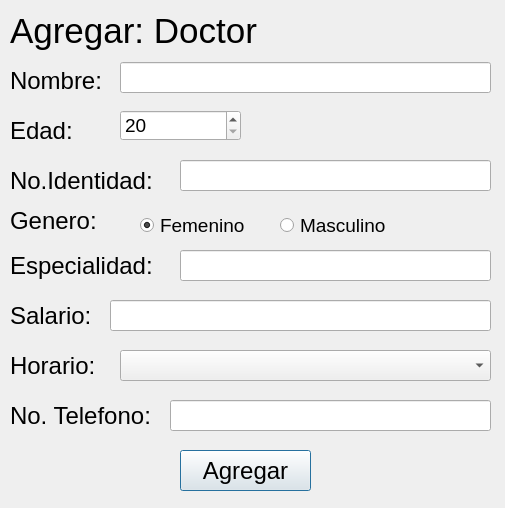
<?xml version="1.0" encoding="UTF-8"?>
<ui version="4.0">
 <class>Doc</class>
 <widget class="QDialog" name="Doc">
  <property name="geometry">
   <rect>
    <x>0</x>
    <y>0</y>
    <width>505</width>
    <height>508</height>
   </rect>
  </property>
  <property name="windowTitle">
   <string>Agregar</string>
  </property>
  <widget class="QLabel" name="label">
   <property name="geometry">
    <rect>
     <x>10</x>
     <y>10</y>
     <width>291</width>
     <height>41</height>
    </rect>
   </property>
   <property name="font">
    <font>
     <pointsize>26</pointsize>
    </font>
   </property>
   <property name="text">
    <string>Agregar: Doctor</string>
   </property>
  </widget>
  <widget class="QLabel" name="label_2">
   <property name="geometry">
    <rect>
     <x>10</x>
     <y>70</y>
     <width>101</width>
     <height>21</height>
    </rect>
   </property>
   <property name="font">
    <font>
     <pointsize>18</pointsize>
    </font>
   </property>
   <property name="text">
    <string>Nombre:</string>
   </property>
  </widget>
  <widget class="QLabel" name="label_3">
   <property name="geometry">
    <rect>
     <x>10</x>
     <y>120</y>
     <width>101</width>
     <height>21</height>
    </rect>
   </property>
   <property name="font">
    <font>
     <pointsize>18</pointsize>
    </font>
   </property>
   <property name="text">
    <string>Edad:</string>
   </property>
  </widget>
  <widget class="QLabel" name="label_4">
   <property name="geometry">
    <rect>
     <x>10</x>
     <y>170</y>
     <width>171</width>
     <height>21</height>
    </rect>
   </property>
   <property name="font">
    <font>
     <pointsize>18</pointsize>
    </font>
   </property>
   <property name="text">
    <string>No.Identidad:</string>
   </property>
  </widget>
  <widget class="QLabel" name="label_5">
   <property name="geometry">
    <rect>
     <x>10</x>
     <y>210</y>
     <width>101</width>
     <height>21</height>
    </rect>
   </property>
   <property name="font">
    <font>
     <pointsize>18</pointsize>
    </font>
   </property>
   <property name="text">
    <string>Genero:</string>
   </property>
  </widget>
  <widget class="QLabel" name="label_6">
   <property name="geometry">
    <rect>
     <x>10</x>
     <y>250</y>
     <width>171</width>
     <height>31</height>
    </rect>
   </property>
   <property name="font">
    <font>
     <pointsize>18</pointsize>
    </font>
   </property>
   <property name="text">
    <string>Especialidad:</string>
   </property>
  </widget>
  <widget class="QLabel" name="label_7">
   <property name="geometry">
    <rect>
     <x>10</x>
     <y>300</y>
     <width>101</width>
     <height>31</height>
    </rect>
   </property>
   <property name="font">
    <font>
     <pointsize>18</pointsize>
    </font>
   </property>
   <property name="text">
    <string>Salario:</string>
   </property>
  </widget>
  <widget class="QLabel" name="label_8">
   <property name="geometry">
    <rect>
     <x>10</x>
     <y>350</y>
     <width>101</width>
     <height>31</height>
    </rect>
   </property>
   <property name="font">
    <font>
     <pointsize>18</pointsize>
    </font>
   </property>
   <property name="text">
    <string>Horario:</string>
   </property>
  </widget>
  <widget class="QLabel" name="label_9">
   <property name="geometry">
    <rect>
     <x>10</x>
     <y>400</y>
     <width>171</width>
     <height>31</height>
    </rect>
   </property>
   <property name="font">
    <font>
     <pointsize>18</pointsize>
    </font>
   </property>
   <property name="text">
    <string>No. Telefono:</string>
   </property>
  </widget>
  <widget class="QLineEdit" name="DocName">
   <property name="geometry">
    <rect>
     <x>120</x>
     <y>62</y>
     <width>371</width>
     <height>31</height>
    </rect>
   </property>
   <property name="font">
    <font>
     <pointsize>14</pointsize>
    </font>
   </property>
  </widget>
  <widget class="QSpinBox" name="DocAge">
   <property name="geometry">
    <rect>
     <x>120</x>
     <y>110</y>
     <width>121</width>
     <height>31</height>
    </rect>
   </property>
   <property name="font">
    <font>
     <pointsize>14</pointsize>
    </font>
   </property>
   <property name="minimum">
    <number>20</number>
   </property>
  </widget>
  <widget class="QLineEdit" name="DocID">
   <property name="geometry">
    <rect>
     <x>180</x>
     <y>160</y>
     <width>311</width>
     <height>31</height>
    </rect>
   </property>
   <property name="font">
    <font>
     <pointsize>14</pointsize>
    </font>
   </property>
  </widget>
  <widget class="QRadioButton" name="RBFem">
   <property name="geometry">
    <rect>
     <x>140</x>
     <y>210</y>
     <width>121</width>
     <height>31</height>
    </rect>
   </property>
   <property name="font">
    <font>
     <pointsize>14</pointsize>
    </font>
   </property>
   <property name="text">
    <string>Femenino</string>
   </property>
   <property name="checked">
    <bool>true</bool>
   </property>
   <attribute name="buttonGroup">
    <string notr="true">Genero</string>
   </attribute>
  </widget>
  <widget class="QRadioButton" name="RBMasc">
   <property name="geometry">
    <rect>
     <x>280</x>
     <y>210</y>
     <width>121</width>
     <height>31</height>
    </rect>
   </property>
   <property name="font">
    <font>
     <pointsize>14</pointsize>
    </font>
   </property>
   <property name="text">
    <string>Masculino</string>
   </property>
   <attribute name="buttonGroup">
    <string notr="true">Genero</string>
   </attribute>
  </widget>
  <widget class="QLineEdit" name="DocEspecialidad">
   <property name="geometry">
    <rect>
     <x>180</x>
     <y>250</y>
     <width>311</width>
     <height>31</height>
    </rect>
   </property>
   <property name="font">
    <font>
     <pointsize>14</pointsize>
    </font>
   </property>
  </widget>
  <widget class="QLineEdit" name="DocSalario">
   <property name="geometry">
    <rect>
     <x>110</x>
     <y>300</y>
     <width>381</width>
     <height>31</height>
    </rect>
   </property>
   <property name="font">
    <font>
     <pointsize>14</pointsize>
    </font>
   </property>
  </widget>
  <widget class="QComboBox" name="DHorario">
   <property name="geometry">
    <rect>
     <x>120</x>
     <y>350</y>
     <width>371</width>
     <height>31</height>
    </rect>
   </property>
   <property name="font">
    <font>
     <pointsize>14</pointsize>
    </font>
   </property>
  </widget>
  <widget class="QLineEdit" name="DocPhone">
   <property name="geometry">
    <rect>
     <x>170</x>
     <y>400</y>
     <width>321</width>
     <height>31</height>
    </rect>
   </property>
   <property name="font">
    <font>
     <pointsize>14</pointsize>
    </font>
   </property>
  </widget>
  <widget class="QPushButton" name="AddDoctor">
   <property name="geometry">
    <rect>
     <x>180</x>
     <y>450</y>
     <width>131</width>
     <height>41</height>
    </rect>
   </property>
   <property name="font">
    <font>
     <pointsize>18</pointsize>
    </font>
   </property>
   <property name="text">
    <string>Agregar</string>
   </property>
  </widget>
 </widget>
 <resources/>
 <connections/>
 <buttongroups>
  <buttongroup name="Genero"/>
 </buttongroups>
</ui>
